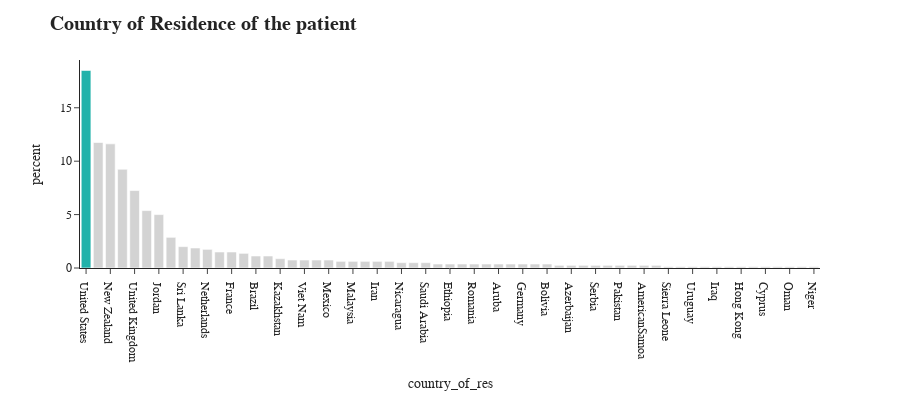
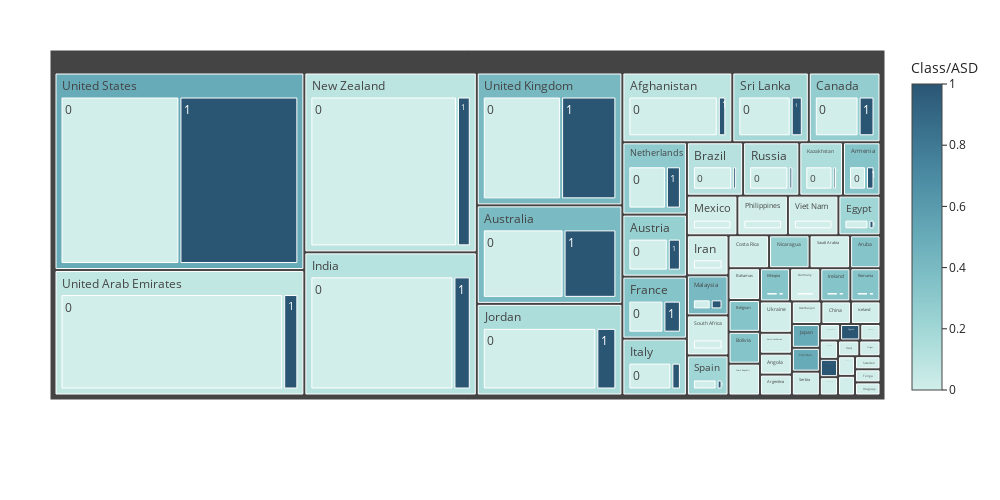

Notebook source saved alongside these figures, in order:
### Markdown cell above
### Country of Residence of the patient

### Code cell
fig = px.histogram(train, x="country_of_res", 
                   width=900, 
                   height=400,
                   histnorm='percent',
                   template="simple_white")
fig.update_layout(title="<b> Country of Residence of the patient <b>", 
                  font_family="San Serif",
                  titlefont={'size': 20},
                  legend=dict(
                  orientation="v", y=1, yanchor="top", x=1.0, xanchor="right" )                 
                 ).update_xaxes(categoryorder='total descending') 

colors = ['lightgray',] * 100 
colors[0] = 'lightseagreen' 

fig.update_traces(marker_color=colors, 
                 ).update_xaxes(categoryorder='total descending')
                   
fig.show()

fig = px.treemap(train, path=['country_of_res','Class/ASD'], color='Class/ASD',
                 color_continuous_scale='teal',               
)

fig.update_layout(titlefont={'size': 20, 'family': "San Serif"},
                  height=500, width=1000,
                  template='simple_white',
                  autosize=False,
                  margin=dict(l=50,r=50,b=50, t=250,
                             ),
                 )
fig.update_layout(margin = dict(t=50, l=50, r=50, b=100))
fig.show()

### Figure 1 — Plotly figure (JSON) as saved in the notebook; plotly's stock layout.template omitted (floating-point values rounded to 4 significant figures; data arrays with more than 128 entries replaced by an {"elided": "..."} marker saying what was removed)
{"data": [{"alignmentgroup": "True", "bingroup": "x", "histnorm": "percent", "hovertemplate": "country_of_res=%{x}<br>percent=%{y}<extra></extra>", "legendgroup": "", "marker": {"color": ["lightseagreen", "lightgray", "lightgray", "lightgray", "lightgray", "lightgray", "lightgray", "lightgray", "lightgray", "lightgray", "lightgray", "lightgray", "lightgray", "lightgray", "lightgray", "lightgray", "lightgray", "lightgray", "lightgray", "lightgray", "lightgray", "lightgray", "lightgray", "lightgray", "lightgray", "lightgray", "lightgray", "lightgray", "lightgray", "lightgray", "lightgray", "lightgray", "lightgray", "lightgray", "lightgray", "lightgray", "lightgray", "lightgray", "lightgray", "lightgray", "lightgray", "lightgray", "lightgray", "lightgray", "lightgray", "lightgray", "lightgray", "lightgray", "lightgray", "lightgray", "lightgray", "lightgray", "lightgray", "lightgray", "lightgray", "lightgray", "lightgray", "lightgray", "lightgray", "lightgray", "lightgray", "lightgray", "lightgray", "lightgray", "lightgray", "lightgray", "lightgray", "lightgray", "lightgray", "lightgray", "lightgray", "lightgray", "lightgray", "lightgray", "lightgray", "lightgray", "lightgray", "lightgray", "lightgray", "lightgray", "lightgray", "lightgray", "lightgray", "lightgray", "lightgray", "lightgray", "lightgray", "lightgray", "lightgray", "lightgray", "lightgray", "lightgray", "lightgray", "lightgray", "lightgray", "lightgray", "lightgray", "lightgray", "lightgray", "lightgray"], "pattern": {"shape": ""}}, "name": "", "offsetgroup": "", "orientation": "v", "showlegend": false, "type": "histogram", "x": {"elided": "800 str values"}, "xaxis": "x", "yaxis": "y"}], "layout": {"barmode": "relative", "font": {"family": "San Serif"}, "height": 400, "legend": {"orientation": "v", "tracegroupgap": 0, "x": 1, "xanchor": "right", "y": 1, "yanchor": "top"}, "margin": {"t": 60}, "title": {"font": {"size": 20}, "text": "<b> Country of Residence of the patient <b>"}, "width": 900, "xaxis": {"anchor": "y", "categoryorder": "total descending", "domain": [0, 1], "title": {"text": "country_of_res"}}, "yaxis": {"anchor": "x", "domain": [0, 1], "title": {"text": "percent"}}}}

### Figure 2 — Plotly figure (JSON) as saved in the notebook; plotly's stock layout.template omitted (floating-point values rounded to 4 significant figures; data arrays with more than 128 entries replaced by an {"elided": "..."} marker saying what was removed)
{"data": [{"branchvalues": "total", "customdata": {"elided": "152x1 float values"}, "domain": {"x": [0, 1], "y": [0, 1]}, "hovertemplate": "labels=%{label}<br>count=%{value}<br>parent=%{parent}<br>id=%{id}<br>Class/ASD=%{color}<extra></extra>", "ids": {"elided": "152 str values"}, "labels": {"elided": "152 str values"}, "marker": {"coloraxis": "coloraxis", "colors": {"elided": "152 float values"}}, "name": "", "parents": {"elided": "152 str values"}, "type": "treemap", "values": {"elided": "152 int values"}}], "layout": {"autosize": false, "coloraxis": {"colorbar": {"title": {"text": "Class/ASD"}}, "colorscale": [[0, "rgb(209, 238, 234)"], [0.1667, "rgb(168, 219, 217)"], [0.3333, "rgb(133, 196, 201)"], [0.5, "rgb(104, 171, 184)"], [0.6667, "rgb(79, 144, 166)"], [0.8333, "rgb(59, 115, 143)"], [1, "rgb(42, 86, 116)"]]}, "height": 500, "legend": {"tracegroupgap": 0}, "margin": {"b": 100, "l": 50, "r": 50, "t": 50}, "title": {"font": {"family": "San Serif", "size": 20}}, "width": 1000}}
